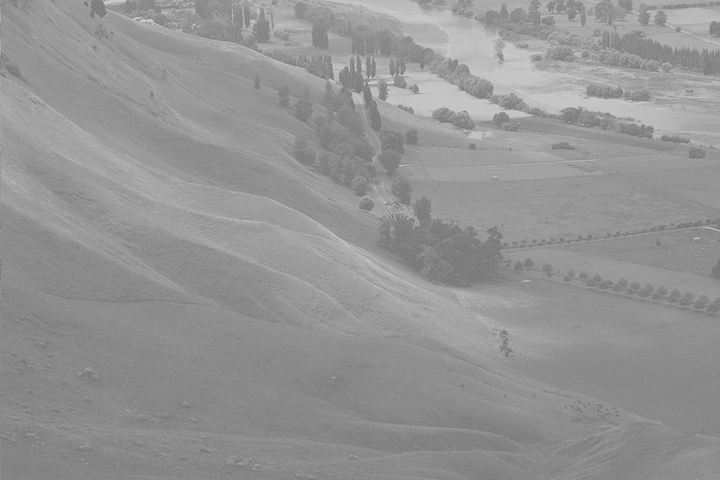
#> input picture Hawkes.jpg, 720 x 480 px
$ python '명암대비와히스토그램스트레칭과제06.py'
#> lines starting #> are read from the running program, lines starting #| are printed output that depends on the picture
import sys
import numpy as np
import matplotlib.pyplot as plt
import cv2

src = cv2.imread('Hawkes.jpg', cv2.IMREAD_GRAYSCALE)
#> src is the input picture: shape (480, 720); min 113, max 213, mean 148

if src is None:
    print('Image Load Failed')
    sys.exit()
alpha = 1.0
dst = cv2.normalize(src, None, 0, 255, cv2.NORM_MINMAX)
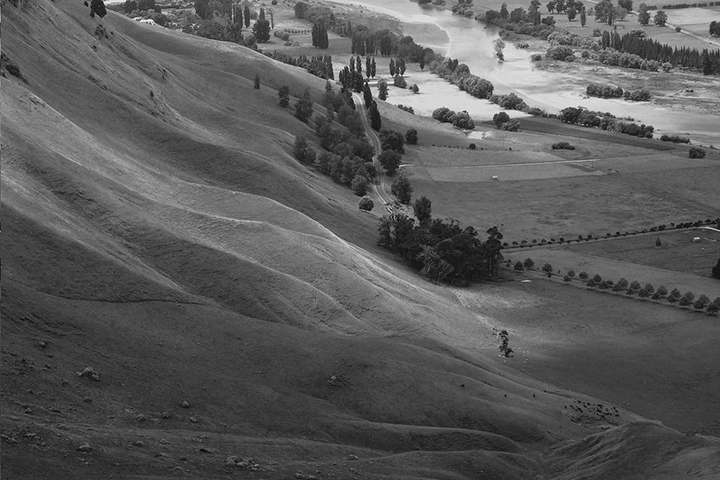
#> dst: shape (480, 720); min 0, max 255, mean 89.2
hist_src = cv2.calcHist([src], [0], None, [256], [0, 256])
#> hist_src = 256 values, max 13942 at index 138, min 0 at index 0, mean 1350
hist_dst = cv2.calcHist([dst], [0], None, [256], [0, 256])
#> hist_dst = 256 values, max 13942 at index 64, min 0 at index 1, mean 1350
cv2.imshow('src', src)
cv2.imshow('dst', dst)
cv2.waitKey()
plt.plot(hist_src)
plt.plot(hist_dst)
plt.show()
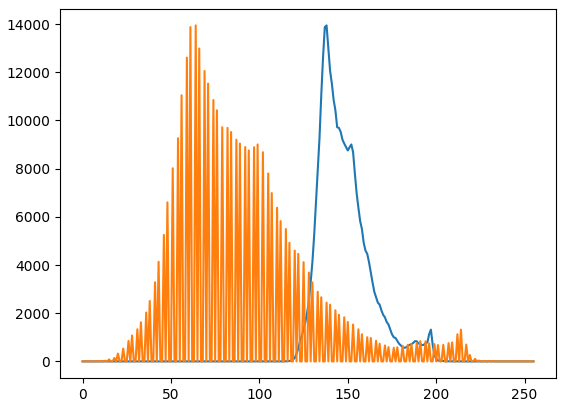
#> figure drawn by matplotlib, 1 panel; curve peaks at x = 138, y = 13942; curve peaks at x = 64, y = 13942
